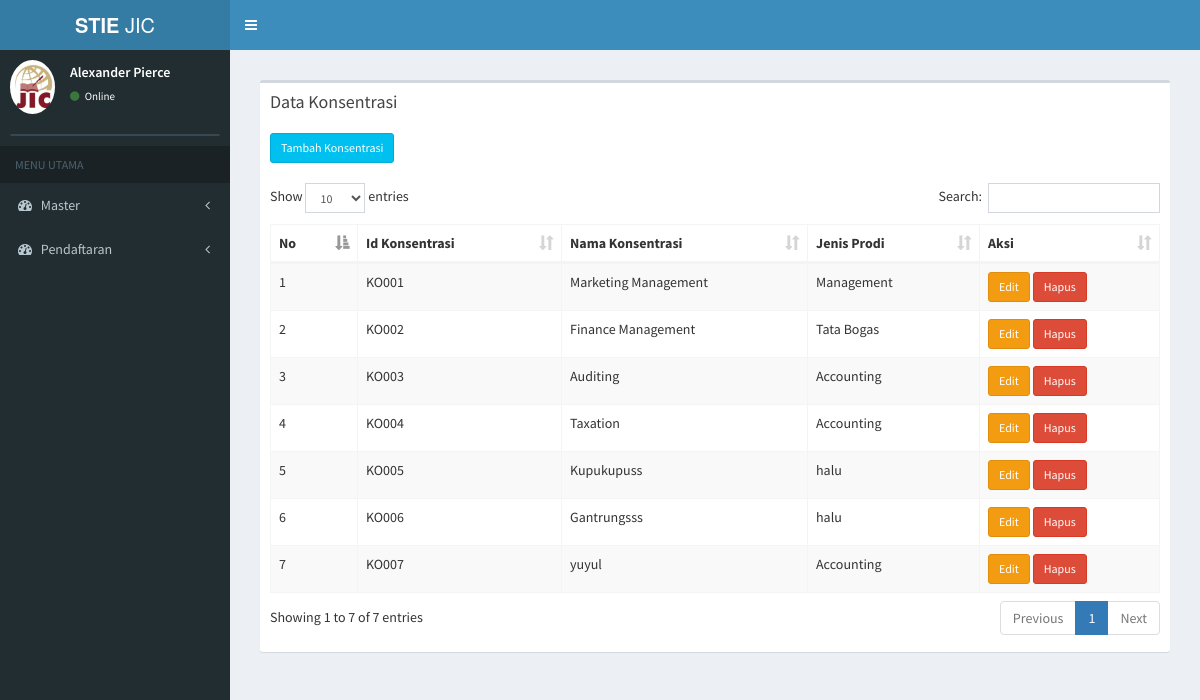
Screenshot of /index.php/master_konsentrasi with the database file from the repository.
### tables this page shows
CREATE TABLE `tb_konsentrasi` (
  `id_konsentrasi` varchar(6) NOT NULL,
  `nama_konsentrasi` varchar(20) NOT NULL,
  `id_prodi2` varchar(6) NOT NULL
);

CREATE TABLE `tb_prodi` (
  `id_prodi` varchar(6) NOT NULL,
  `nama_prodi` varchar(20) NOT NULL,
  `ketua_prodi` varchar(50) NOT NULL
);

### application/controllers/master_konsentrasi.php (called while the page is built, shortened)
<?php
class Master_konsentrasi extends CI_Controller {
	public function __construct()
	{
		$this->load->model('prodi_model');
		$this->load->model('konsentrasi_model');
	}
	public function index(){
				$data['prodi'] = $this->prodi_model->data_prodi();
				$data['konsentrasi'] = $this->konsentrasi_model->data_konsentrasi();
				$data['main_view'] = 'Konsentrasi/master_konsentrasi_view';
				$this->load->view('template', $data);
	}
}

### index.php (called while the page is built, shortened)
<?php
require_once BASEPATH.'core/CodeIgniter.php';

### application/models/konsentrasi_model.php (called while the page is built, shortened)
<?php
class Konsentrasi_model extends CI_Model {
	public function data_konsentrasi(){
		$this->db->select('*');
		 $this->db->from('tb_konsentrasi');
		 $this->db->join('tb_prodi','tb_prodi.id_prodi=tb_konsentrasi.id_prodi2');
		 $query = $this->db->get();
		 return $query->result();
	}
}

### application/views/Konsentrasi/master_konsentrasi_view.php (the view, shortened to what this page needs)
<section class="content">
      <div class="row">
        <div class="col-xs-12">
          <div class="box">
            <div class="box-header">
              <h3 class="box-title">Data Konsentrasi</h3>
            </div>
            <div class="box-body">
              <table id="example1" class="table table-bordered table-striped">
              <a href="<?php echo base_url() ?>master_konsentrasi/page_tambah_konsentrasi" class="btn btn-info btn-sm" > Tambah Konsentrasi</a> <br> <br>
                <thead>
                <tr>
                  <th>No</th>
                  <th>Id Konsentrasi</th>
                  <th>Nama Konsentrasi</th>
                  <th>Jenis Prodi</th>
                  <th>Aksi</th>
                </tr>
                </thead>
                <tbody>
                <?php
                $no = 0;
                foreach ($konsentrasi as $data) {
                  echo '
                <tr>
                  <td>'.++$no.'</td>
                  <td>'.$data->id_konsentrasi.'
                  </td>
                  <td>'.$data->nama_konsentrasi.'</td>
                  <td>'.$data->nama_prodi.'</td>
                  <td>
                      <a href="'.base_url('index.php/master_konsentrasi/edit_konsentrasi/'.$data->id_konsentrasi).'" class="btn btn-warning btn-sm" >Edit </a>
                      <a href="'.base_url('index.php/master_konsentrasi/hapus_konsentrasi/'.$data->id_konsentrasi).'" class="btn btn-danger btn-sm">Hapus</a>
                  </td>
                </tr>
                ';
              }
              ?>
                </tbody>
              </table>
            </div>
          </div>
        </div>
      </div>
    </section>

### rows the page displays
tb_konsentrasi: id_konsentrasi "KO001", nama_konsentrasi "Marketing Management", id_prodi2.nama_prodi "Management"
tb_konsentrasi: id_konsentrasi "KO002", nama_konsentrasi "Finance Management", id_prodi2.nama_prodi "Tata Bogas"
tb_konsentrasi: id_konsentrasi "KO003", nama_konsentrasi "Auditing", id_prodi2.nama_prodi "Accounting"
tb_konsentrasi: id_konsentrasi "KO004", nama_konsentrasi "Taxation", id_prodi2.nama_prodi "Accounting"
tb_konsentrasi: id_konsentrasi "KO005", nama_konsentrasi "Kupukupuss", id_prodi2.nama_prodi "halu"
tb_konsentrasi: id_konsentrasi "KO006", nama_konsentrasi "Gantrungsss", id_prodi2.nama_prodi "halu"
tb_konsentrasi: id_konsentrasi "KO007", nama_konsentrasi "yuyul", id_prodi2.nama_prodi "Accounting"
